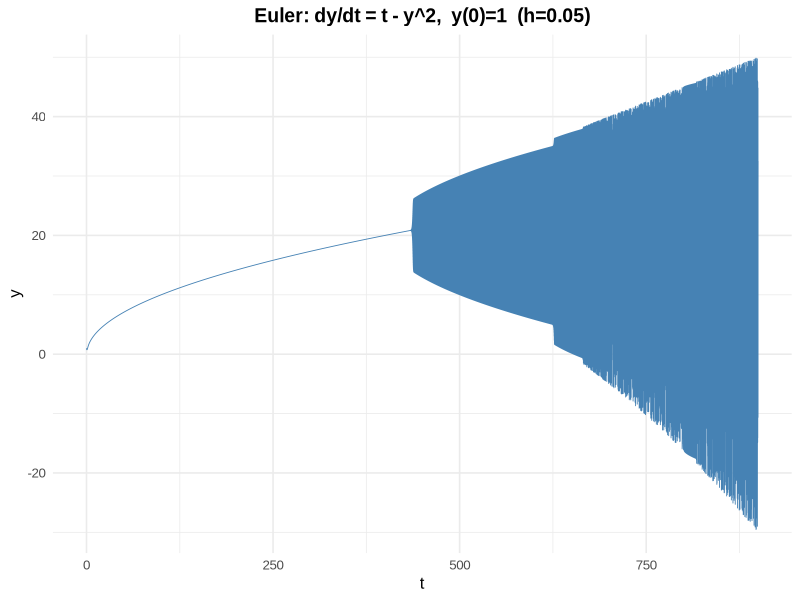
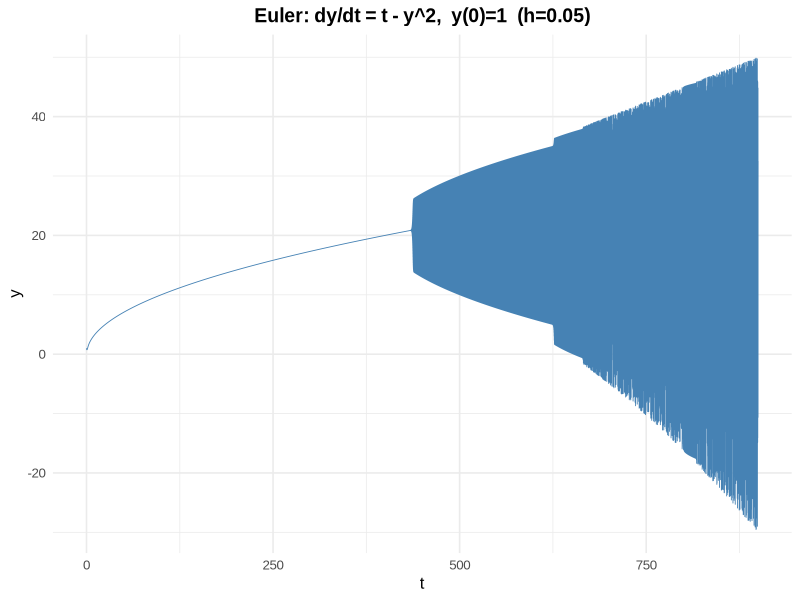

These figures' R source, in order:
setwd("//Users//dan.riosdoria//Documents//EN615")
list.files()

## Use Euler's method to solve dy/dt = t - y^2, y(0) = 1 from t=0 to t = 900 and plot t vs y

h  <- 0.05
t0 <- 0
tf <- 900

# number of steps
N <- as.integer((tf - t0)/h)

# Allocate vectors
t <- numeric(N+1)
y <- numeric(N+1)

# Initial conditions
t[1] <- t0
y[1] <- 1

# Euler iteration 

for (n in 1:N) {
  t[n+1] <- t[n] + h
  y[n+1] <- y[n] + h * (t[n] - y[n]^2)
}


# install.packages("ggplot2")  # if needed
library(ggplot2)

df <- data.frame(t = t, y = y)

p <- ggplot(df, aes(t, y)) +
  geom_line(linewidth = 0.3, color = "steelblue") +
  labs(
    title = "Euler: dy/dt = t - y^2,  y(0)=1  (h=0.05)",
    x = "t", y = "y"
  ) +
  theme_minimal(base_size = 12, base_family = "Arial") +
  theme(
    plot.title = element_text(hjust = 0.5, face = "bold", size = 14)
  )

p

ggsave("euler_plot.png", plot = p, width = 8, height = 4, units = "in", dpi = 300)
